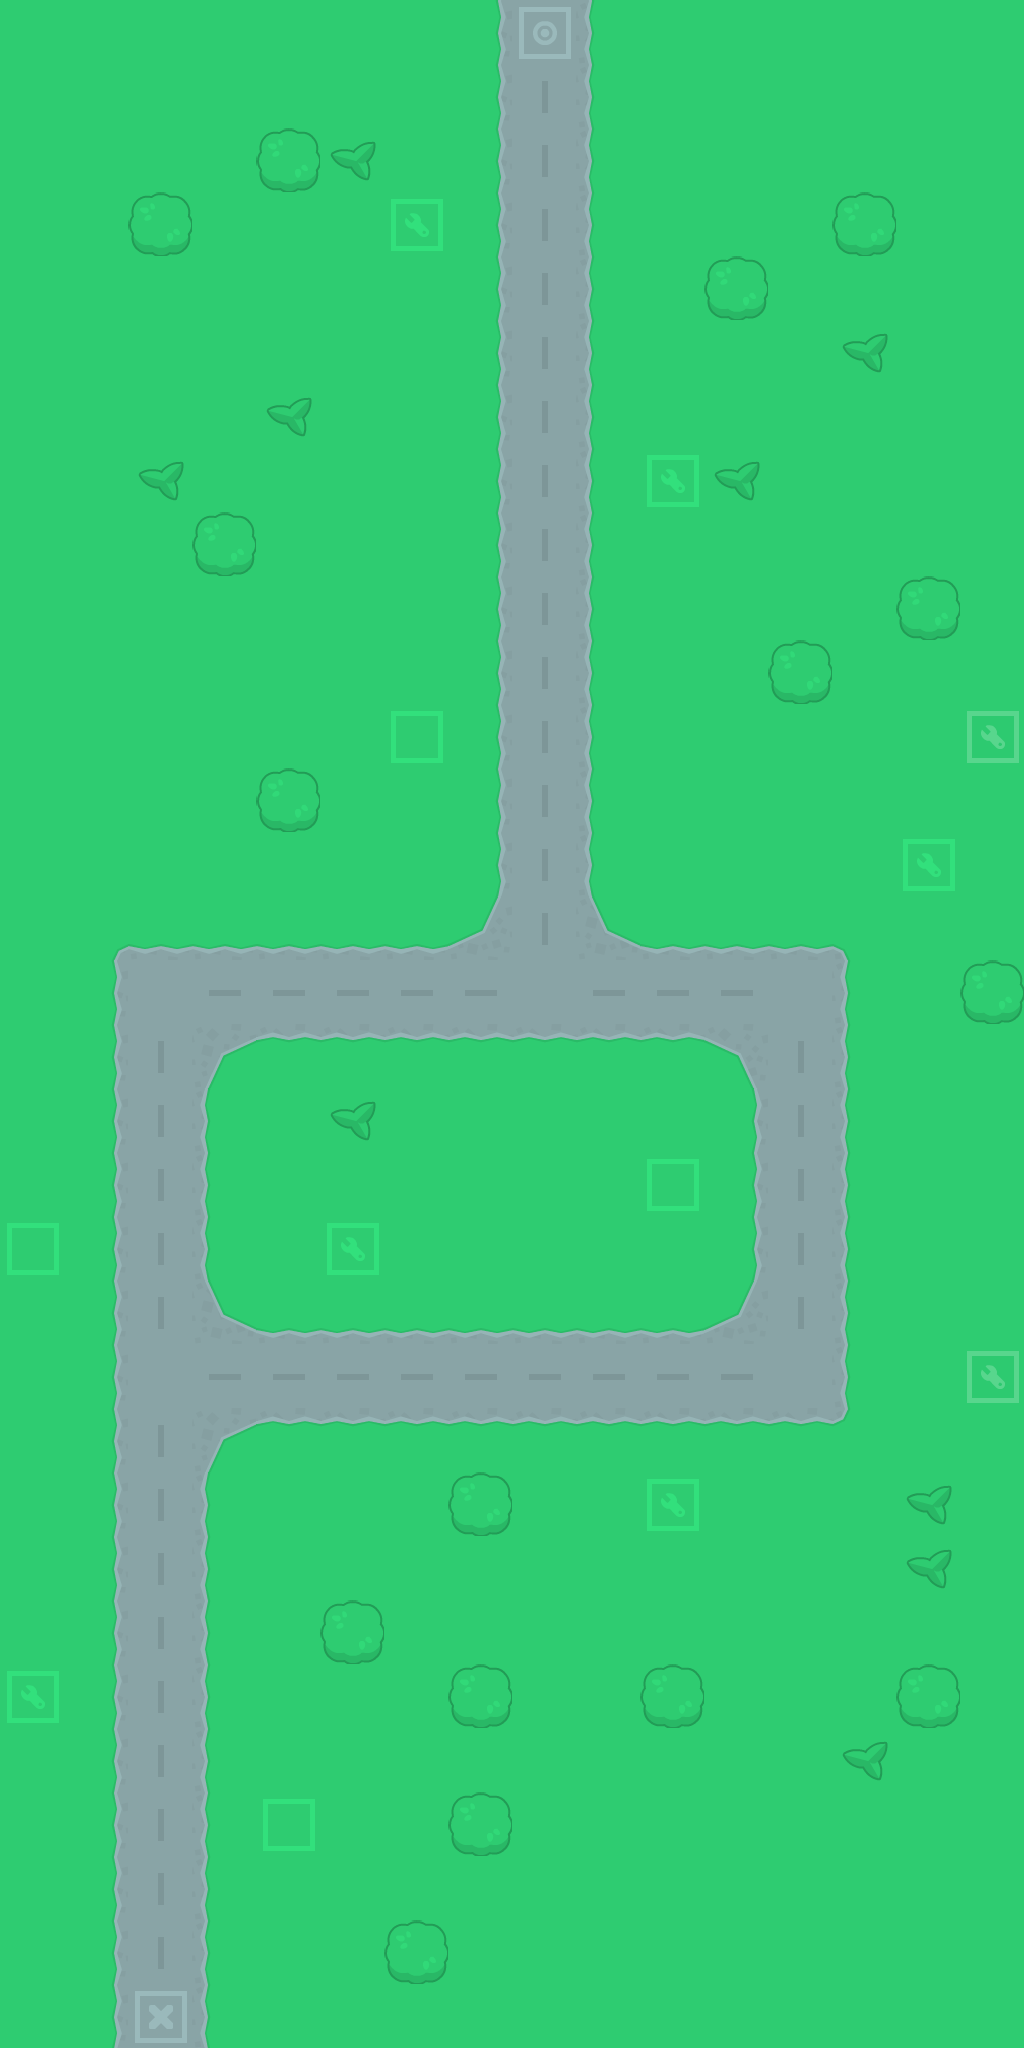

The image is a tile-based game level rendered from a .tmx file. Its description and source (layers, tilesets, objects; grid data summarised) follow:
An orthogonal 16x32 tile map with 64x64 px tiles, 4 tile layers (Kachelebene 1, Kachelebene 2, Kachelebene 3, Kachelebene 4).

<map version="1.0" tiledversion="1.0.2" orientation="orthogonal" renderorder="right-down" width="16" height="32" tilewidth="64" tileheight="64" nextobjectid="1">
 <tileset firstgid="1" source="test.tsx" />
 <layer name="Kachelebene 1" width="16" height="32">
  <data>[512 cells, 512 non-empty, 1 distinct tile ids]</data>
 </layer>
 <layer name="Kachelebene 2" width="16" height="32">
  <data>[512 cells, 59 non-empty, 6 distinct tile ids]</data>
 </layer>
 <layer name="Kachelebene 3" width="16" height="32">
  <data>[512 cells, 133 non-empty, 13 distinct tile ids]</data>
 </layer>
 <layer name="Kachelebene 4" width="16" height="32">
  <data>[512 cells, 10 non-empty, 2 distinct tile ids]</data>
 </layer>
</map>
